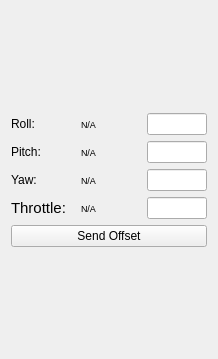
<?xml version="1.0" encoding="UTF-8"?>
<ui version="4.0">
 <class>WidgetTrimAnalysis</class>
 <widget class="QWidget" name="WidgetTrimAnalysis">
  <property name="geometry">
   <rect>
    <x>0</x>
    <y>0</y>
    <width>218</width>
    <height>359</height>
   </rect>
  </property>
  <property name="sizePolicy">
   <sizepolicy hsizetype="Fixed" vsizetype="Preferred">
    <horstretch>0</horstretch>
    <verstretch>0</verstretch>
   </sizepolicy>
  </property>
  <property name="windowTitle">
   <string>Form</string>
  </property>
  <layout class="QGridLayout" name="gridLayout_2">
   <item row="2" column="0">
    <spacer name="verticalSpacerBottom">
     <property name="orientation">
      <enum>Qt::Vertical</enum>
     </property>
     <property name="sizeHint" stdset="0">
      <size>
       <width>20</width>
       <height>46</height>
      </size>
     </property>
    </spacer>
   </item>
   <item row="0" column="0">
    <spacer name="verticalSpacerTop">
     <property name="orientation">
      <enum>Qt::Vertical</enum>
     </property>
     <property name="sizeHint" stdset="0">
      <size>
       <width>20</width>
       <height>47</height>
      </size>
     </property>
    </spacer>
   </item>
   <item row="1" column="0">
    <layout class="QVBoxLayout" name="verticalLayout">
     <item>
      <layout class="QGridLayout" name="gridLayout">
       <property name="verticalSpacing">
        <number>6</number>
       </property>
       <item row="2" column="2">
        <widget class="QLineEdit" name="yawOffset">
         <property name="sizePolicy">
          <sizepolicy hsizetype="Fixed" vsizetype="Fixed">
           <horstretch>0</horstretch>
           <verstretch>0</verstretch>
          </sizepolicy>
         </property>
         <property name="minimumSize">
          <size>
           <width>60</width>
           <height>0</height>
          </size>
         </property>
         <property name="maximumSize">
          <size>
           <width>60</width>
           <height>16777215</height>
          </size>
         </property>
         <property name="baseSize">
          <size>
           <width>60</width>
           <height>0</height>
          </size>
         </property>
         <property name="text">
          <string/>
         </property>
        </widget>
       </item>
       <item row="2" column="1">
        <widget class="QLabel" name="yawTrim">
         <property name="sizePolicy">
          <sizepolicy hsizetype="Fixed" vsizetype="Preferred">
           <horstretch>0</horstretch>
           <verstretch>0</verstretch>
          </sizepolicy>
         </property>
         <property name="minimumSize">
          <size>
           <width>60</width>
           <height>0</height>
          </size>
         </property>
         <property name="maximumSize">
          <size>
           <width>60</width>
           <height>16777215</height>
          </size>
         </property>
         <property name="baseSize">
          <size>
           <width>60</width>
           <height>0</height>
          </size>
         </property>
         <property name="font">
          <font>
           <pointsize>7</pointsize>
          </font>
         </property>
         <property name="text">
          <string>N/A</string>
         </property>
         <property name="alignment">
          <set>Qt::AlignLeading|Qt::AlignLeft|Qt::AlignVCenter</set>
         </property>
        </widget>
       </item>
       <item row="3" column="0">
        <widget class="QLabel" name="throttleLabel">
         <property name="sizePolicy">
          <sizepolicy hsizetype="Preferred" vsizetype="Preferred">
           <horstretch>0</horstretch>
           <verstretch>0</verstretch>
          </sizepolicy>
         </property>
         <property name="minimumSize">
          <size>
           <width>0</width>
           <height>0</height>
          </size>
         </property>
         <property name="maximumSize">
          <size>
           <width>16777215</width>
           <height>16777215</height>
          </size>
         </property>
         <property name="baseSize">
          <size>
           <width>0</width>
           <height>0</height>
          </size>
         </property>
         <property name="font">
          <font>
           <pointsize>11</pointsize>
          </font>
         </property>
         <property name="text">
          <string>Throttle: </string>
         </property>
        </widget>
       </item>
       <item row="3" column="2">
        <widget class="QLineEdit" name="throttleOffset">
         <property name="sizePolicy">
          <sizepolicy hsizetype="Fixed" vsizetype="Fixed">
           <horstretch>0</horstretch>
           <verstretch>0</verstretch>
          </sizepolicy>
         </property>
         <property name="minimumSize">
          <size>
           <width>60</width>
           <height>0</height>
          </size>
         </property>
         <property name="maximumSize">
          <size>
           <width>60</width>
           <height>16777215</height>
          </size>
         </property>
         <property name="baseSize">
          <size>
           <width>60</width>
           <height>0</height>
          </size>
         </property>
         <property name="text">
          <string/>
         </property>
        </widget>
       </item>
       <item row="3" column="1">
        <widget class="QLabel" name="throttleTrim">
         <property name="sizePolicy">
          <sizepolicy hsizetype="Fixed" vsizetype="Preferred">
           <horstretch>0</horstretch>
           <verstretch>0</verstretch>
          </sizepolicy>
         </property>
         <property name="minimumSize">
          <size>
           <width>60</width>
           <height>0</height>
          </size>
         </property>
         <property name="maximumSize">
          <size>
           <width>60</width>
           <height>16777215</height>
          </size>
         </property>
         <property name="baseSize">
          <size>
           <width>60</width>
           <height>0</height>
          </size>
         </property>
         <property name="font">
          <font>
           <pointsize>7</pointsize>
          </font>
         </property>
         <property name="text">
          <string>N/A</string>
         </property>
         <property name="alignment">
          <set>Qt::AlignLeading|Qt::AlignLeft|Qt::AlignVCenter</set>
         </property>
        </widget>
       </item>
       <item row="1" column="0">
        <widget class="QLabel" name="pitchLabel">
         <property name="sizePolicy">
          <sizepolicy hsizetype="Preferred" vsizetype="Preferred">
           <horstretch>0</horstretch>
           <verstretch>0</verstretch>
          </sizepolicy>
         </property>
         <property name="minimumSize">
          <size>
           <width>0</width>
           <height>0</height>
          </size>
         </property>
         <property name="maximumSize">
          <size>
           <width>16777215</width>
           <height>16777215</height>
          </size>
         </property>
         <property name="baseSize">
          <size>
           <width>0</width>
           <height>0</height>
          </size>
         </property>
         <property name="text">
          <string>Pitch:</string>
         </property>
        </widget>
       </item>
       <item row="0" column="0">
        <widget class="QLabel" name="rollLabel">
         <property name="sizePolicy">
          <sizepolicy hsizetype="Preferred" vsizetype="Preferred">
           <horstretch>0</horstretch>
           <verstretch>0</verstretch>
          </sizepolicy>
         </property>
         <property name="minimumSize">
          <size>
           <width>0</width>
           <height>0</height>
          </size>
         </property>
         <property name="maximumSize">
          <size>
           <width>16777215</width>
           <height>16777215</height>
          </size>
         </property>
         <property name="baseSize">
          <size>
           <width>0</width>
           <height>0</height>
          </size>
         </property>
         <property name="text">
          <string>Roll:</string>
         </property>
        </widget>
       </item>
       <item row="0" column="2">
        <widget class="QLineEdit" name="rollOffset">
         <property name="sizePolicy">
          <sizepolicy hsizetype="Fixed" vsizetype="Fixed">
           <horstretch>0</horstretch>
           <verstretch>0</verstretch>
          </sizepolicy>
         </property>
         <property name="minimumSize">
          <size>
           <width>60</width>
           <height>0</height>
          </size>
         </property>
         <property name="maximumSize">
          <size>
           <width>60</width>
           <height>16777215</height>
          </size>
         </property>
         <property name="baseSize">
          <size>
           <width>60</width>
           <height>0</height>
          </size>
         </property>
         <property name="text">
          <string/>
         </property>
        </widget>
       </item>
       <item row="2" column="0">
        <widget class="QLabel" name="yawLabel">
         <property name="sizePolicy">
          <sizepolicy hsizetype="Preferred" vsizetype="Preferred">
           <horstretch>0</horstretch>
           <verstretch>0</verstretch>
          </sizepolicy>
         </property>
         <property name="minimumSize">
          <size>
           <width>0</width>
           <height>0</height>
          </size>
         </property>
         <property name="maximumSize">
          <size>
           <width>16777215</width>
           <height>16777215</height>
          </size>
         </property>
         <property name="baseSize">
          <size>
           <width>0</width>
           <height>0</height>
          </size>
         </property>
         <property name="text">
          <string>Yaw:</string>
         </property>
        </widget>
       </item>
       <item row="0" column="1">
        <widget class="QLabel" name="rollTrim">
         <property name="sizePolicy">
          <sizepolicy hsizetype="Fixed" vsizetype="Preferred">
           <horstretch>0</horstretch>
           <verstretch>0</verstretch>
          </sizepolicy>
         </property>
         <property name="minimumSize">
          <size>
           <width>60</width>
           <height>0</height>
          </size>
         </property>
         <property name="maximumSize">
          <size>
           <width>60</width>
           <height>16777215</height>
          </size>
         </property>
         <property name="baseSize">
          <size>
           <width>60</width>
           <height>0</height>
          </size>
         </property>
         <property name="font">
          <font>
           <pointsize>7</pointsize>
          </font>
         </property>
         <property name="text">
          <string>N/A</string>
         </property>
         <property name="alignment">
          <set>Qt::AlignLeading|Qt::AlignLeft|Qt::AlignVCenter</set>
         </property>
        </widget>
       </item>
       <item row="1" column="1">
        <widget class="QLabel" name="pitchTrim">
         <property name="sizePolicy">
          <sizepolicy hsizetype="Fixed" vsizetype="Preferred">
           <horstretch>0</horstretch>
           <verstretch>0</verstretch>
          </sizepolicy>
         </property>
         <property name="minimumSize">
          <size>
           <width>60</width>
           <height>0</height>
          </size>
         </property>
         <property name="maximumSize">
          <size>
           <width>60</width>
           <height>16777215</height>
          </size>
         </property>
         <property name="baseSize">
          <size>
           <width>60</width>
           <height>0</height>
          </size>
         </property>
         <property name="font">
          <font>
           <pointsize>7</pointsize>
          </font>
         </property>
         <property name="text">
          <string>N/A</string>
         </property>
         <property name="alignment">
          <set>Qt::AlignLeading|Qt::AlignLeft|Qt::AlignVCenter</set>
         </property>
        </widget>
       </item>
       <item row="1" column="2">
        <widget class="QLineEdit" name="pitchOffset">
         <property name="sizePolicy">
          <sizepolicy hsizetype="Fixed" vsizetype="Fixed">
           <horstretch>0</horstretch>
           <verstretch>0</verstretch>
          </sizepolicy>
         </property>
         <property name="minimumSize">
          <size>
           <width>60</width>
           <height>0</height>
          </size>
         </property>
         <property name="maximumSize">
          <size>
           <width>60</width>
           <height>16777215</height>
          </size>
         </property>
         <property name="baseSize">
          <size>
           <width>60</width>
           <height>0</height>
          </size>
         </property>
         <property name="text">
          <string/>
         </property>
        </widget>
       </item>
      </layout>
     </item>
     <item>
      <layout class="QHBoxLayout" name="horizontalLayout">
       <item>
        <widget class="QPushButton" name="sendOffset">
         <property name="text">
          <string>Send Offset</string>
         </property>
        </widget>
       </item>
      </layout>
     </item>
    </layout>
   </item>
  </layout>
 </widget>
 <resources/>
 <connections/>
</ui>
